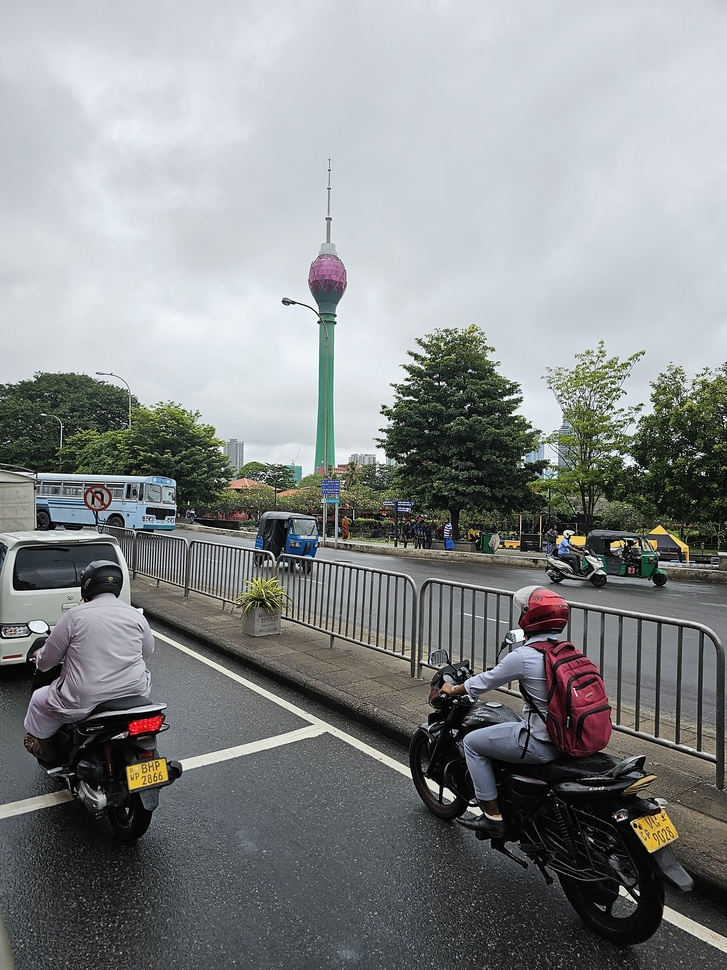
#> input picture image.jpg, 727 x 970 px, shrunk from 2250 x 3000 before the run
$ jupyter execute 'Canny Edge Detector.ipynb'
#> lines starting #> are read from the running program, lines starting #| are printed output that depends on the picture
#> further down, image is the input picture: shape (970, 727, 3); mean B, G, R 138.4, 138, 134.7
[cell 1]
import numpy as np
import cv2
import matplotlib.pyplot as plt
from scipy.signal import convolve2d

Functions

[cell 2]
## image convolute with a kernel
def apply_filter(image, kernel):
    return convolve2d(image, kernel, mode='same', boundary='wrap')

[cell 3]
## convert image to grayscale
def grayscale_image(image):
    coefficients = np.array([0.21, 0.72, 0.07])
    gray_image = np.dot(image, coefficients)
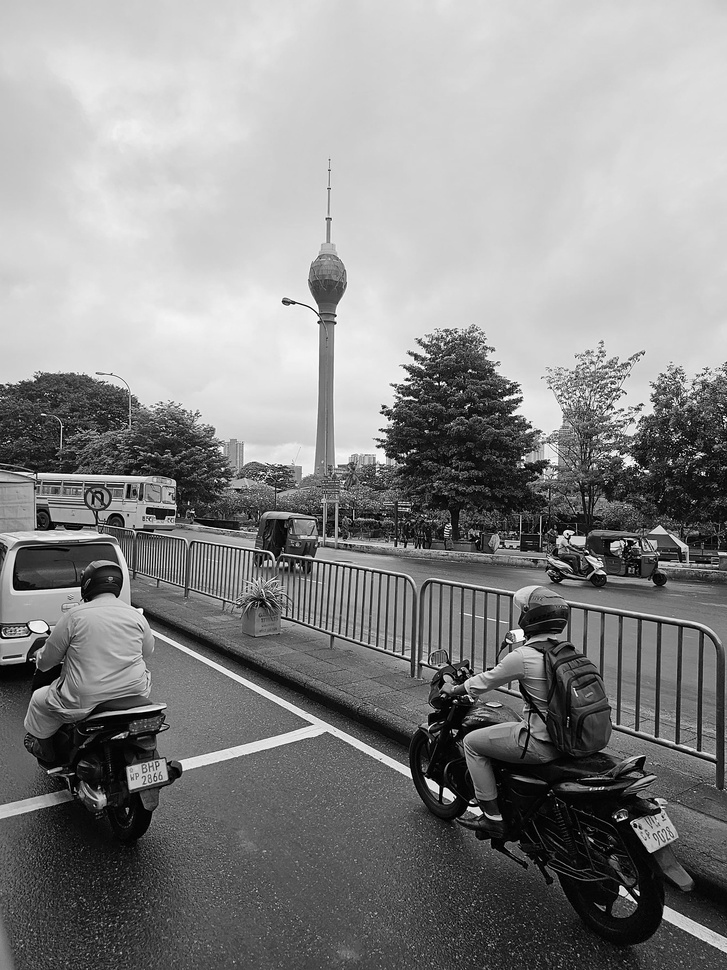
#> gray_image: shape (970, 727) float64; min 0, max 255, mean 137.3
    print(gray_image.shape)
#| (970, 727)
    return gray_image.astype(np.uint8)

[cell 4]
## generate gaussian kernel and normalize the kernal
def get_gaussian_kernel(size, sigma=1.0):
#> (printed output is left out)
    kernel = np.fromfunction(
        lambda x, y: (1/ (2*np.pi*sigma**2)) *
                    np.exp(- ((x - (size-1)/2)**2 + (y - (size-1)/2)**2) / (2*sigma**2)),
        (size, size)
    )
    gaussian_kernel =  kernel / np.sum(kernel)
    return gaussian_kernel

[cell 5]
## get the gradients
def gradient_estimation(image):
    sobel_Mx = np.array([[-1, 0, 1], [-2, 0, 2], [-1, 0, 1]])
    sobel_My = np.array([[-1, -2, -1], [0, 0, 0], [1, 2, 1]])

    x_gradient = apply_filter(image,sobel_Mx)
    y_gradient = apply_filter(image,sobel_My)
#> in apply_filter (call 3), `return convolve2d(image, kernel, mode='same', boundary='wrap')`:
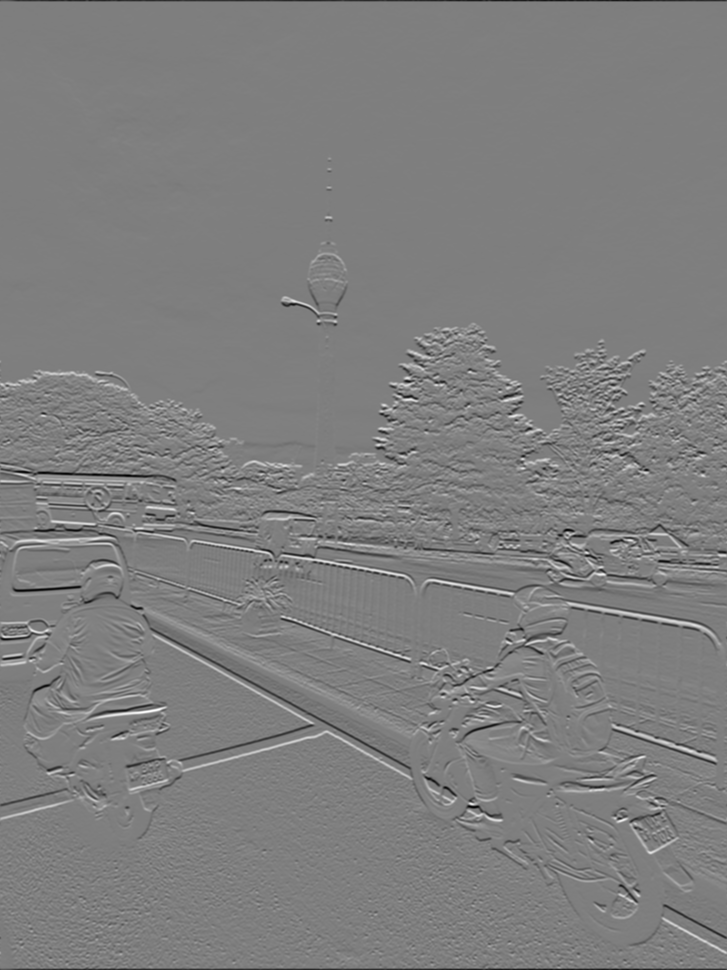
#> returned value: shape (970, 727) float64; min -665.5, max 673.5, mean 0; drawn with min black and max white

    ## | | = (x**2 + y**2)^0.5
    ## anggle = tan-(y/x)
    gradient_strength = np.sqrt(x_gradient**2 + y_gradient**2)
    gradient_direction = np.arctan2(y_gradient, x_gradient)
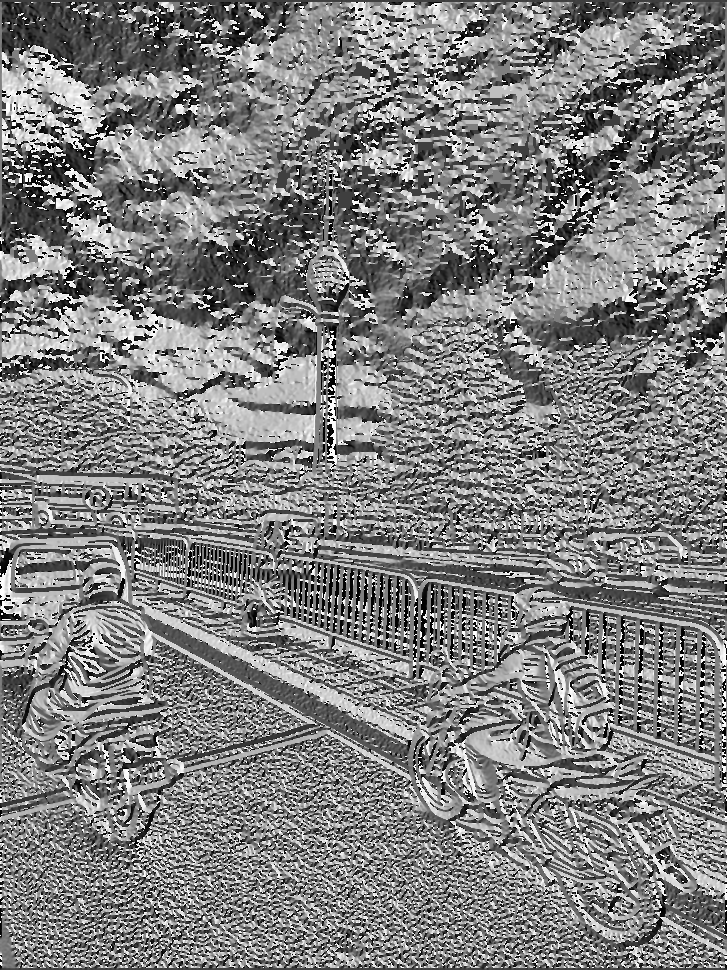
#> gradient_direction: shape (970, 727) float64; min -3.14, max 3.14, mean 0.00374; drawn with min black and max white
#| (970, 727) (970, 727)

    return gradient_strength, gradient_direction

[cell 6]
def non_maxima_suppression(image,gradient_strength,gradient_direction):
    Y,X = image.shape
#> Y = 970; X = 727

    for x in range(X):
        for y in range(Y):

            ## get the direction of gradient
            angle = gradient_direction[y, x]
            angle = abs(angle-180) if abs(angle)>180 else abs(angle)

            ## get the neighbor pixel
            if angle<= 22.5:
                neighb_1_x, neighb_1_y = x-1, y
                neighb_2_x, neighb_2_y = x + 1, y

            elif angle>22.5 and angle<=(22.5 + 45):
                neighb_1_x, neighb_1_y = x-1, y-1
                neighb_2_x, neighb_2_y = x + 1, y + 1

            elif angle>(22.5 + 45) and angle<=(22.5 + 90):
                neighb_1_x, neighb_1_y = x, y-1
                neighb_2_x, neighb_2_y = x, y + 1

            elif angle>(22.5 + 90) and angle<=(22.5 + 135):
                neighb_1_x, neighb_1_y = x-1, y + 1
                neighb_2_x, neighb_2_y = x + 1, y-1

            elif angle>(22.5 + 135) and angle<=(22.5 + 180):
                neighb_1_x, neighb_1_y = x-1, y
                neighb_2_x, neighb_2_y = x + 1, y

            ## remove gradient if the gradient is not maximum in [y,x]
            if X>neighb_1_x>= 0 and Y>neighb_1_y>= 0:
                if gradient_strength[y, x]<gradient_strength[neighb_1_y, neighb_1_x]:
                    gradient_strength[y, x]= 0
                    continue

            if X>neighb_2_x>= 0 and Y>neighb_2_y>= 0:
                if gradient_strength[y, x]<gradient_strength[neighb_2_y, neighb_2_x]:
                    gradient_strength[y, x]= 0
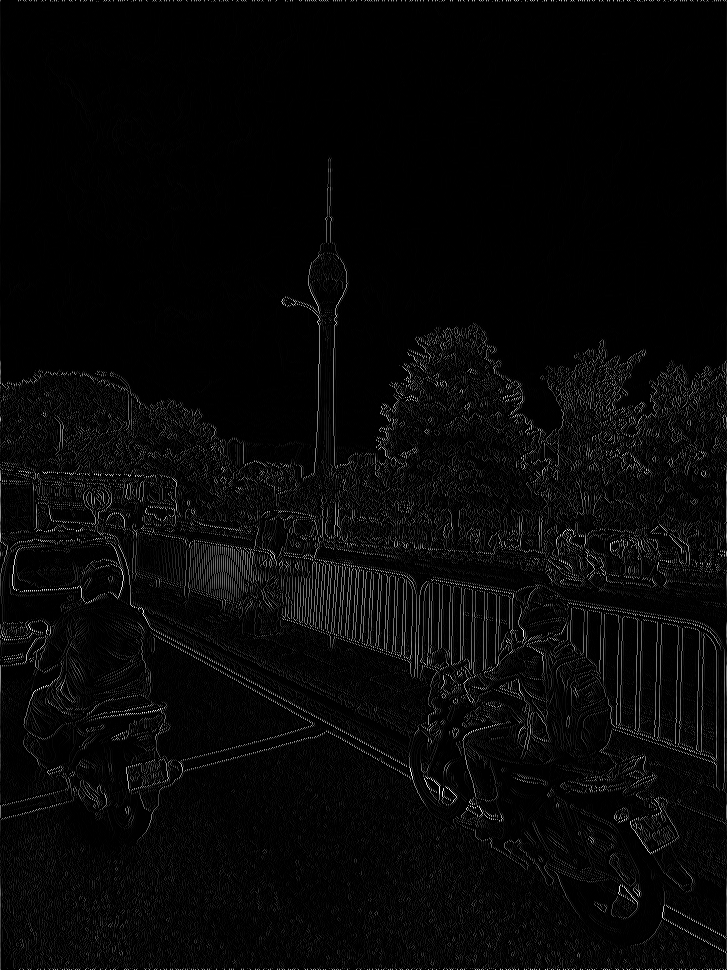
#> gradient_strength: shape (970, 727) float64; min 0, max 682.4, mean 20.1; drawn with min black and max white

    return gradient_strength

[cell 7]
def double_threshold(image,gradient_strength,lower_fraction,upper_fraction):
#> called with lower_fraction = 0.1, upper_fraction = 0.3
    indexes = np.zeros_like(image)
    Y,X = image.shape
#> Y = 970; X = 727
    maximum_magnitude = np.max(gradient_strength)
#> maximum_magnitude = 682.4
    lower_threshold = maximum_magnitude * lower_fraction
#> lower_threshold = 68.24
    upper_threshold = maximum_magnitude * upper_fraction
#> upper_threshold = 204.7
    for x in range(X):
        for y in range(Y):

            gradient_magnitude = gradient_strength[y, x]

            if gradient_magnitude<lower_threshold:
                gradient_strength[y, x]= 0
            elif upper_threshold>gradient_magnitude>= lower_threshold:
                gradient_strength[y, x]= 128
            else:
                gradient_strength[y, x]= 255
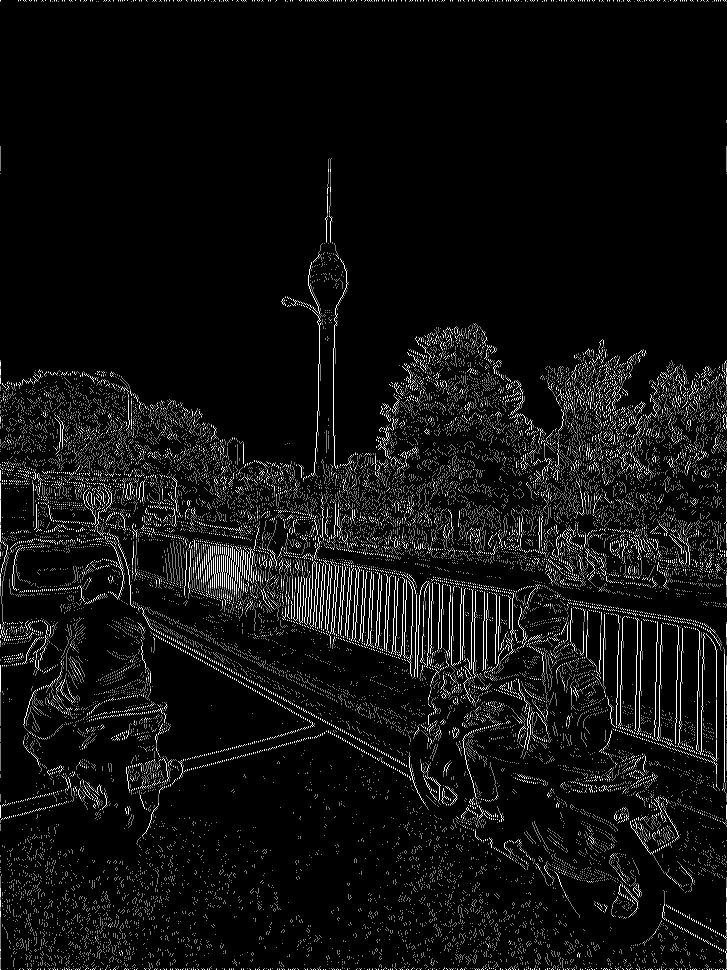
#> gradient_strength: shape (970, 727) float64; min 0, max 255, mean 15

    # check the neighbors values
    gradient_strong = np.zeros(gradient_strength.shape)
    for x in range(X):
        for y in range(Y):
            val = gradient_strength[y,x]
            if val == 128:
                if (x+1 < X and y+1 < Y and (gradient_strength[y-1,x] == 255 or gradient_strength[y+1,x] == 255 or gradient_strength[y-1,x-1] == 255 or gradient_strength[y+1,x-1] == 255 or gradient_strength[y-1,x+1] == 255 or gradient_strength[y+1,x+1] == 255 or gradient_strength[y,x-1] == 255 or gradient_strength[y,x+1] == 255)):
                    gradient_strong[y,x] = 255
                elif (x+1 < X and (gradient_strength[y-1,x] == 255 or gradient_strength[y-1,x-1] == 255 or gradient_strength[y-1,x+1] == 255 or gradient_strength[y,x-1] == 255 or gradient_strength[y,x+1] == 255)):
                    gradient_strong[y,x] = 255
                elif (y+1 < Y and (gradient_strength[y-1,x] == 255 or gradient_strength[y+1,x] == 255 or gradient_strength[y-1,x-1] == 255 or gradient_strength[y+1,x-1] == 255 or gradient_strength[y,x-1] == 255 )):
                    gradient_strong[y,x] = 255
                elif (gradient_strength[y-1,x] == 255  or gradient_strength[y-1,x-1] == 255 or gradient_strength[y,x-1] == 255 ):
                    gradient_strong[y,x] = 255
            elif val == 255:
                gradient_strong[y,x] = 255
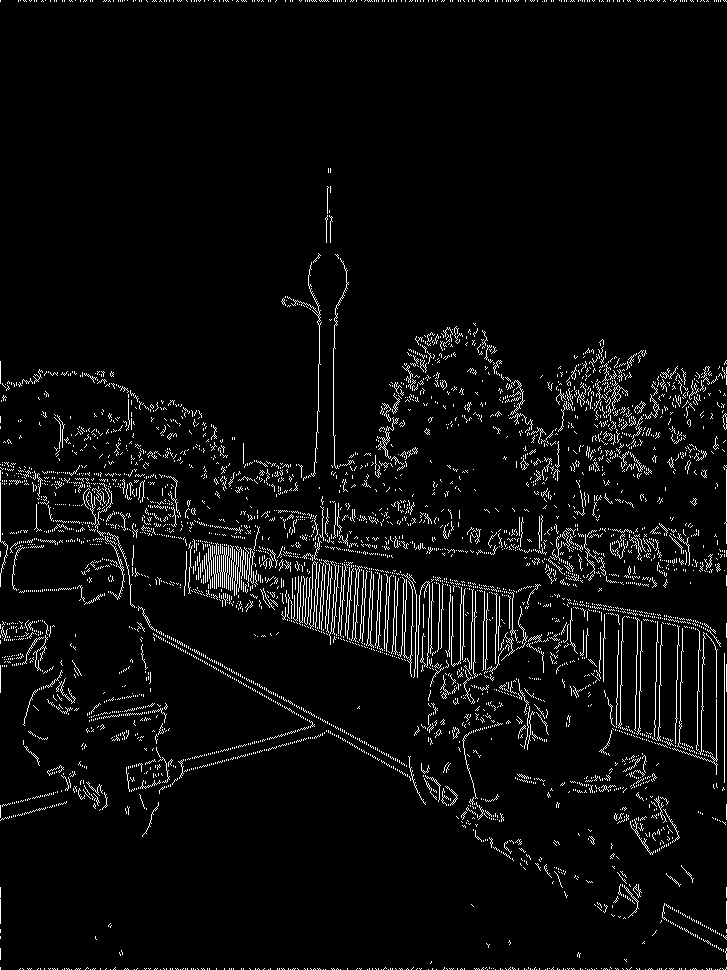
#> gradient_strong: shape (970, 727) float64; 4.2% white in thin lines or dots
    return gradient_strong

Import image

[cell 8]
image = cv2.imread('image.jpg')
image = cv2.cvtColor(image, cv2.COLOR_BGR2RGB)
plt.imshow(image)
plt.show()

Convert to Grayscale

[cell 9]
gray_image = grayscale_image(image)
plt.imshow(gray_image,cmap='gray')
cv2.imwrite('gray_image.jpg', gray_image)
plt.show()

Get gaussian kernel

[cell 10]
gaussian_kernel = get_gaussian_kernel(3,1)
gaussian_kernel

Applying gaussian kernel

[cell 11]
blured_image = apply_filter(gray_image,gaussian_kernel)
print(blured_image)
plt.imshow(blured_image,cmap='gray')
cv2.imwrite('blured_image.jpg', blured_image)
plt.show()

Get gradient strengths and directions

[cell 12]
gradient_strength, gradient_direction = gradient_estimation(blured_image)
print(gradient_strength.shape,gradient_direction.shape)

Apply non maxiama suppression

[cell 13]
gradient_strength_1 = np.copy(gradient_strength)
gradient_strength_1 = non_maxima_suppression(blured_image,gradient_strength_1,gradient_direction)

Checking gradient threshold

[cell 14]
lower_fraction,upper_fraction = 0.1,0.3
gradient_strength_2= np.copy(gradient_strength_1)
gradient_strength_2 = double_threshold(blured_image,gradient_strength_2,lower_fraction,upper_fraction)

[cell 15]
plt.imshow(gradient_strength_2,cmap='gray')
cv2.imwrite('output.jpg', gradient_strength_2)
plt.show()
